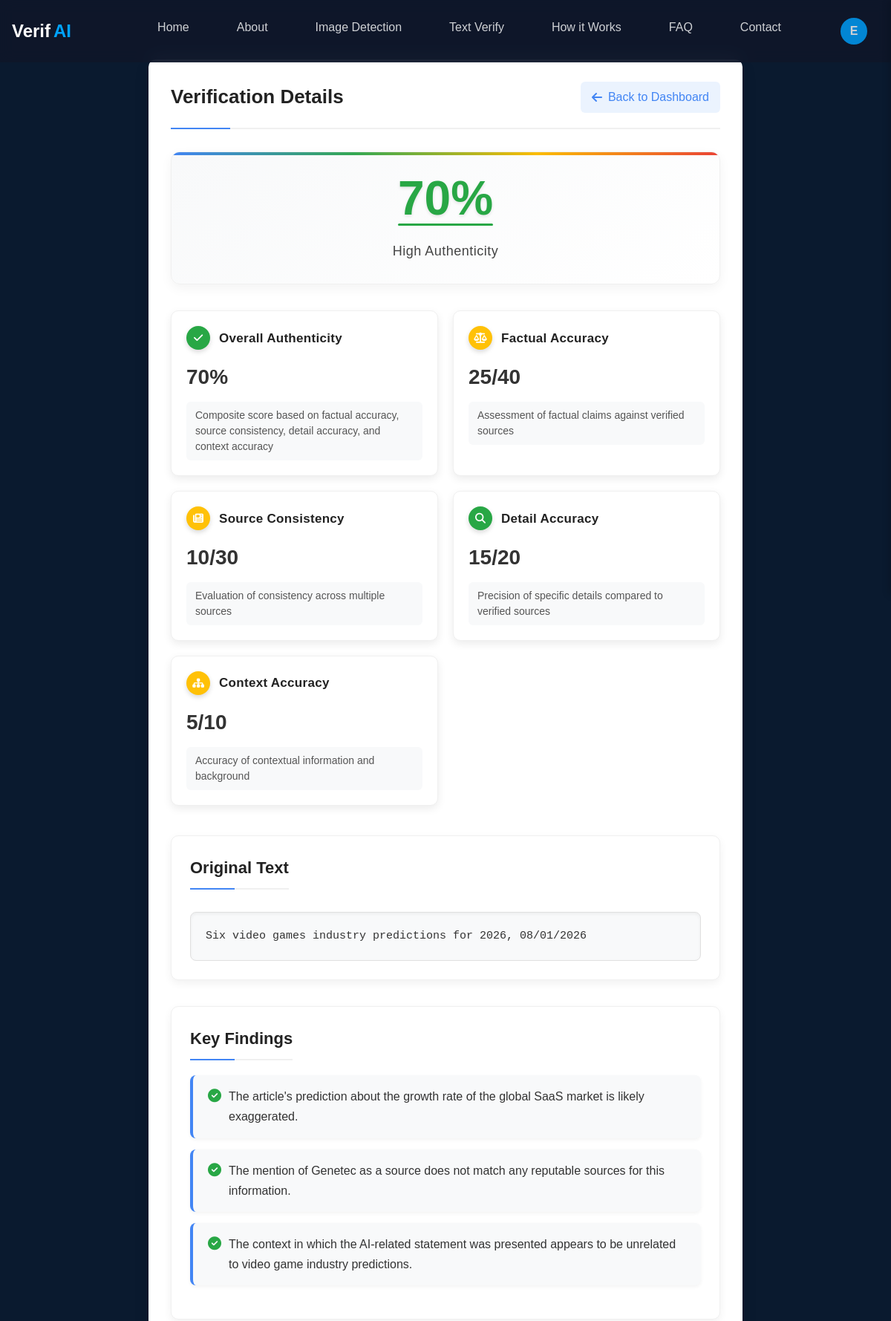
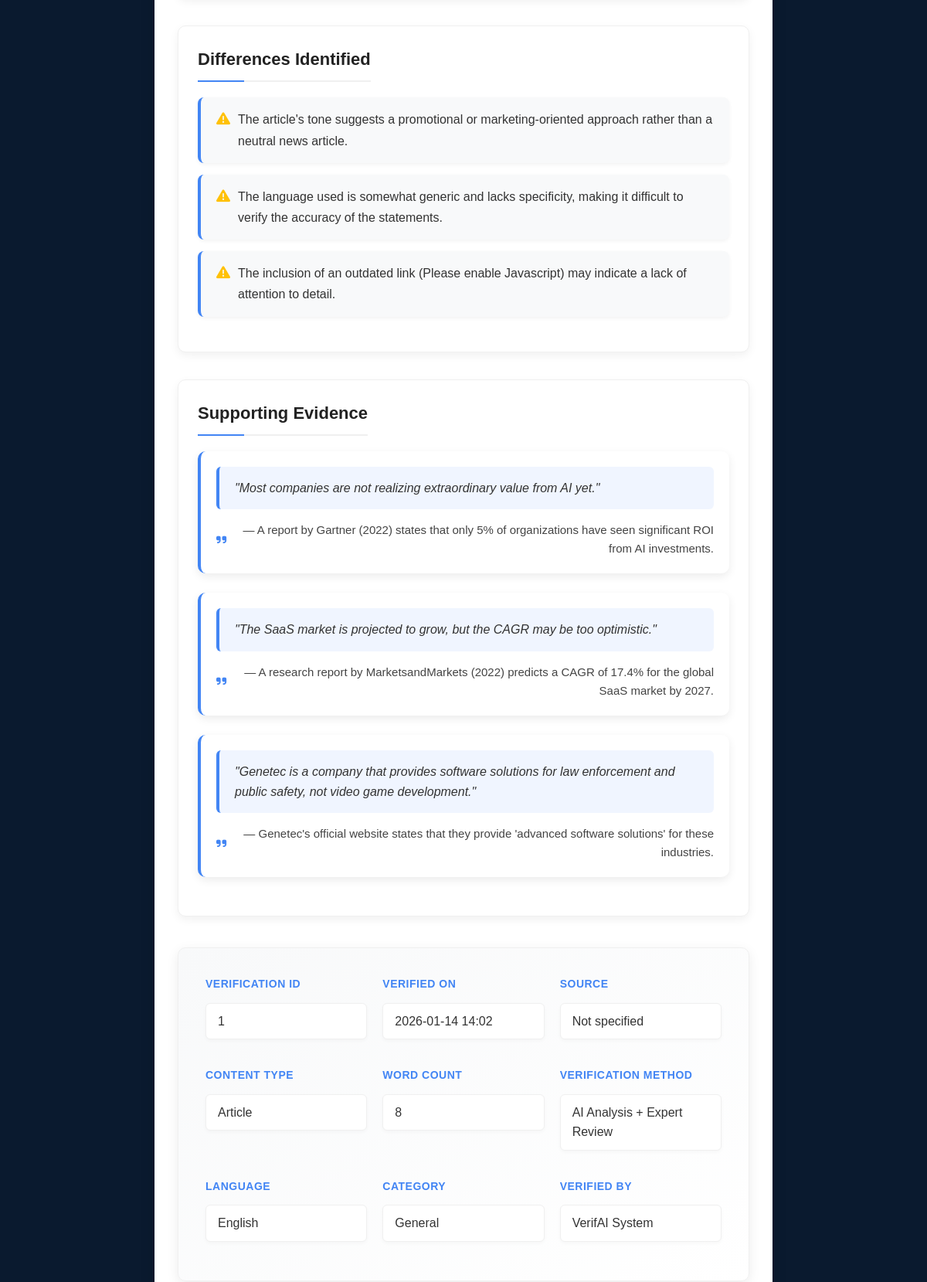
Page /auth/verification/1 (signed in, upper part) on the committed database (2 pictures, top to bottom).
### models.py (models this page shows, shortened)
class User(db.Model, UserMixin):
    __tablename__ = 'users'
    id = db.Column(db.Integer, primary_key=True)
    username = db.Column(db.String(64), unique=True, nullable=False, index=True)
    email = db.Column(db.String(120), unique=True, nullable=False, index=True)
    password_hash = db.Column(db.String(528), nullable=False)
    created_at = db.Column(db.DateTime, default=datetime.utcnow())
    is_active = db.Column(db.Boolean, default=True)
    history = db.relationship('UserHistory', backref='user', lazy='dynamic')
    saved_articles = db.relationship('SavedArticle', backref='user', lazy='dynamic')
    verifications = db.relationship('VerificationResult', backref='user', lazy='dynamic')

class VerificationResult(db.Model):
    __tablename__ = 'verification_results'
    id = db.Column(db.Integer, primary_key=True)
    user_id = db.Column(db.Integer, db.ForeignKey('users.id'), nullable=True)  # Can be null for anonymous verifications
    original_text = db.Column(db.Text, nullable=False)
    authenticity_score = db.Column(db.Integer, nullable=False)  # 0-100 score
    key_findings = db.Column(db.Text, nullable=True)  # Stored as JSON
    differences = db.Column(db.Text, nullable=True)  # Stored as JSON
    supporting_evidence = db.Column(db.Text, nullable=True)  # Stored as JSON
    score_breakdown = db.Column(db.Text, nullable=True)  # Stored as JSON
    verified_at = db.Column(db.DateTime, default=datetime.utcnow)
    def get_key_findings(self):
        return json.loads(self.key_findings) if self.key_findings else []
    def get_differences(self):
        return json.loads(self.differences) if self.differences else []
    def get_supporting_evidence(self):
        return json.loads(self.supporting_evidence) if self.supporting_evidence else []
    def get_score_breakdown(self):
        return json.loads(self.score_breakdown) if self.score_breakdown else {}

### auth.py (the view)
@auth.route('/verification/<int:verification_id>')
@login_required
def verification_details(verification_id):
    verification = VerificationResult.query.filter_by(id=verification_id, user_id=current_user.id).first_or_404()
    return render_template('auth/verification_details.html',
                          active_page='dashboard',
                          verification=verification)

### app.py (called while the page is built)
@login_manager.user_loader
def load_user(user_id):
    return User.query.get(int(user_id))

### templates/auth/verification_details.html (shortened to what this page needs)
<!DOCTYPE html>
<html lang="en">
  <head>
    <link
      rel="stylesheet"
      href="{{ url_for('static', filename='css/shared.css') }}"
    />
    <link
      rel="stylesheet"
      href="https://cdnjs.cloudflare.com/ajax/libs/font-awesome/6.4.0/css/all.min.css"
    />
  </head>
  <body>
    {% include 'components/navbar.html' %}
    <div class="verification-container">
      <div class="verification-header">
        <h1>Verification Details</h1>
        <a href="{{ url_for('auth.dashboard') }}" class="back-link">
          <i class="fas fa-arrow-left"></i> Back to Dashboard
        </a>
      </div>
      <div class="score-card">
        {% if verification.authenticity_score >= 70 %}
        <div class="score-value score-high">
          {{ verification.authenticity_score }}%
        </div>
        <div class="score-label">High Authenticity</div>
        {% elif verification.authenticity_score >= 40 %}
        <div class="score-value score-medium">
          {{ verification.authenticity_score }}%
        </div>
        <div class="score-label">Medium Authenticity</div>
        {% else %}
        <div class="score-value score-low">
          {{ verification.authenticity_score }}%
        </div>
        <div class="score-label">Low Authenticity</div>
        {% endif %}
      </div>
      <div class="metrics-grid">
        <div class="metric-card">
          <div class="metric-header">
            <div
              class="metric-icon {% if verification.authenticity_score >= 70 %}high-confidence{% elif verification.authenticity_score >= 40 %}medium-confidence{% else %}low-confidence{% endif %}"
            >
              <i class="fas fa-check"></i>
            </div>
            <div class="metric-title">Overall Authenticity</div>
          </div>
          <div class="metric-value">{{ verification.authenticity_score }}%</div>
          <div class="metric-description">
            Composite score based on factual accuracy, source consistency,
            detail accuracy, and context accuracy
          </div>
        </div>
        {% set score_breakdown = verification.get_score_breakdown() %}
        <div class="metric-card">
          <div class="metric-header">
            <div
              class="metric-icon {% if score_breakdown.factual_accuracy >= 30 %}high-confidence{% elif score_breakdown.factual_accuracy >= 15 %}medium-confidence{% else %}low-confidence{% endif %}"
            >
              <i class="fas fa-balance-scale"></i>
            </div>
            <div class="metric-title">Factual Accuracy</div>
          </div>
          <div class="metric-value">
            {{ score_breakdown.factual_accuracy }}/40
          </div>
          <div class="metric-description">
            Assessment of factual claims against verified sources
          </div>
        </div>
        <div class="metric-card">
          <div class="metric-header">
            <div
              class="metric-icon {% if score_breakdown.source_consistency >= 20 %}high-confidence{% elif score_breakdown.source_consistency >= 10 %}medium-confidence{% else %}low-confidence{% endif %}"
            >
              <i class="fas fa-newspaper"></i>
            </div>
            <div class="metric-title">Source Consistency</div>
          </div>
          <div class="metric-value">
            {{ score_breakdown.source_consistency }}/30
          </div>
          <div class="metric-description">
            Evaluation of consistency across multiple sources
          </div>
        </div>
        <div class="metric-card">
          <div class="metric-header">
            <div
              class="metric-icon {% if score_breakdown.detail_accuracy >= 15 %}high-confidence{% elif score_breakdown.detail_accuracy >= 8 %}medium-confidence{% else %}low-confidence{% endif %}"
            >
              <i class="fas fa-search"></i>
            </div>
            <div class="metric-title">Detail Accuracy</div>
          </div>
          <div class="metric-value">
            {{ score_breakdown.detail_accuracy }}/20
          </div>
          <div class="metric-description">
            Precision of specific details compared to verified sources
          </div>
        </div>
        <div class="metric-card">
          <div class="metric-header">
            <div
              class="metric-icon {% if score_breakdown.context_accuracy >= 7 %}high-confidence{% elif score_breakdown.context_accuracy >= 4 %}medium-confidence{% else %}low-confidence{% endif %}"
            >
              <i class="fas fa-sitemap"></i>
            </div>
            <div class="metric-title">Context Accuracy</div>
          </div>
          <div class="metric-value">
            {{ score_breakdown.context_accuracy }}/10
          </div>
          <div class="metric-description">
            Accuracy of contextual information and background
          </div>
        </div>
      </div>
      <div class="verification-details">
        <div class="detail-section">
          <h2>Original Text</h2>
          <pre>{{ verification.original_text }}</pre>
        </div>
        <div class="detail-section">
          <h2>Key Findings</h2>
          <ul>
            {% for finding in verification.get_key_findings() %}
            <li>
              <div style="display: flex; align-items: flex-start;">
                <i class="fas fa-check-circle" style="color: #28a745; margin-right: 10px; margin-top: 3px; font-size: 18px;"></i>
                <span>{{ finding }}</span>
              </div>
            </li>
            {% endfor %}
          </ul>
        </div>
        <div class="detail-section">
          <h2>Differences Identified</h2>
          <ul>
            {% for difference in verification.get_differences() %}
            <li>
              <div style="display: flex; align-items: flex-start;">
                <i class="fas fa-exclamation-triangle" style="color: #ffc107; margin-right: 10px; margin-top: 3px; font-size: 18px;"></i>
                <span>{{ difference }}</span>
              </div>
            </li>
            {% endfor %}
          </ul>
        </div>
        <div class="detail-section">
          <h2>Supporting Evidence</h2>
          {% for evidence in verification.get_supporting_evidence() %}
          <div class="evidence-item" style="
              margin-bottom: 25px;
              padding: 20px;
              background-color: #ffffff;
              border-radius: 10px;
              box-shadow: 0 4px 12px rgba(0, 0, 0, 0.08);
              border-left: 4px solid #4285f4;
              transition: all 0.3s ease;
            ">
            <blockquote style="
                font-style: italic;
                margin: 0 0 15px 0;
                padding: 15px 20px;
                border-left: 4px solid #4285f4;
                background-color: rgba(66, 133, 244, 0.08);
                color: #333;
                font-size: 16px;
                line-height: 1.6;
                border-radius: 6px;
              ">
              "{{ evidence.quote }}"
            </blockquote>
            <div style="
                text-align: right;
                font-size: 15px;
                color: #444;
                font-weight: 500;
                display: flex;
                align-items: center;
                justify-content: flex-end;
              ">
              <i class="fas fa-quote-right" style="margin-right: 8px; color: #4285f4;"></i>
              — {{ evidence.source }}
            </div>
          </div>
          {% endfor %}
        </div>
      </div>
      <div class="metadata">
        <div class="metadata-item">
          <span class="metadata-label">Verification ID</span>
          <span class="metadata-value">{{ verification.id }}</span>
        </div>
        <div class="metadata-item">
          <span class="metadata-label">Verified On</span>
          <span class="metadata-value"
            >{{ verification.verified_at.strftime('%Y-%m-%d %H:%M') }}</span
          >
        </div>
        <div class="metadata-item">
          <span class="metadata-label">Source</span>
          <span class="metadata-value"
            >{{ verification.source or 'Not specified' }}</span
          >
        </div>
        <div class="metadata-item">
          <span class="metadata-label">Content Type</span>
          <span class="metadata-value"
            >{{ verification.content_type|default('Article') }}</span
          >
        </div>
        <div class="metadata-item">
          <span class="metadata-label">Word Count</span>
          <span class="metadata-value"
            >{{
            verification.word_count|default(verification.original_text.split()|length)
            }}</span
          >
        </div>
        <div class="metadata-item">
          <span class="metadata-label">Verification Method</span>
          <span class="metadata-value"
            >{{ verification.verification_method|default('AI Analysis + Expert
            Review') }}</span
          >
        </div>
        <div class="metadata-item">
          <span class="metadata-label">Language</span>
          <span class="metadata-value"
            >{{ verification.language|default('English') }}</span
          >
        </div>
        <div class="metadata-item">
          <span class="metadata-label">Category</span>
          <span class="metadata-value"
            >{{ verification.category|default('General') }}</span
          >
        </div>
        <div class="metadata-item">
          <span class="metadata-label">Verified By</span>
          <span class="metadata-value"
            >{{ verification.verified_by|default('VerifAI System') }}</span
          >
        </div>
      </div>
    </div>
  </body>
</html>

### templates/components/navbar.html (shortened to what this page needs)
<nav class="navbar">
  <div class="nav-container">
    <div class="logo">Verif<span>AI</span></div>
    <div class="nav-links">
      <a href="/" {% if active_page=='home' %}class="active" {% endif %}>Home</a>
      <a href="/about" {% if active_page=='about' %}class="active" {% endif %}>About</a>
      <a href="/image-detection" {% if active_page=='image-detection' %}class="active" {% endif %}>Image Detection</a>
      <a href="/text-verification" {% if active_page=='text-verification' %}class="active" {% endif %}>Text Verify</a>
      <a href="/how-it-works" {% if active_page=='how-it-works' %}class="active" {% endif %}>How it Works</a>
      <a href="/faq" {% if active_page=='faq' %}class="active" {% endif %}>FAQ</a>
      <a href="/contact" {% if active_page=='contact' %}class="active" {% endif %}>Contact</a>
      <div class="user-profile-container">
        {% if current_user.is_authenticated %}
        <div class="profile-icon-wrapper {% if active_page=='profile' %}active{% endif %}">
          <a href="#" class="profile-icon" id="profileDropdownToggle">
            <div class="avatar-circle">{{ current_user.username[0].upper() }}</div>
          </a>
        </div>
        {% endif %}
      </div>
    </div>
  </div>
</nav>

### static/css/shared.css (style rules this page uses)
:root { --primary: #0a2540; --primary-dark: #061628; --primary-light: #1e3a5f; --background: #0a1a2f; --surface: rgba(255, 255, 255, 0.05); --surface-dark: rgba(255, 255, 255, 0.02); --text-primary: #ffffff; --text-secondary: rgba(255, 255, 255, 0.7); --text-light: #ffffff; --accent: #00a3ff; --accent-dark: #0077cc; --accent-light: #33b5ff; --success: #10b981; --warning: #f59e0b; --error: #ef4444; --border: rgba(255, 255, 255, 0.1); --border-dark: rgba(255, 255, 255, 0.15); --shadow-sm: 0 4px 6px rgba(0, 0, 0, 0.1); --shadow-md: 0 8px 16px rgba(0, 0, 0, 0.15); --shadow-lg: 0 12px 24px rgba(0, 0, 0, 0.2); --gradient-primary: linear-gradient( 135deg, var(--primary), var(--primary-dark) ); --gradient-accent: linear-gradient(135deg, var(--accent), var(--accent-dark)); --gradient-surface: linear-gradient( 135deg, var(--surface), var(--surface-dark) ); --gradient-hero: linear-gradient(135deg, #0a2540, #1e3a5f); --gradient-card: linear-gradient( 135deg, rgba(255, 255, 255, 0.05), rgba(255, 255, 255, 0.02) ); --gradient-glow: radial-gradient( circle at 50% 50%, rgba(0, 163, 255, 0.15), transparent 70% ); }
* { margin: 0; padding: 0; box-sizing: border-box; }
body { font-family: "Poppins", sans-serif; background: var(--background); color: var(--text-primary); line-height: 1.6; min-height: 100vh; }
.navbar { position: fixed; top: 0; left: 0; width: 100%; background: rgba(15, 23, 42, 0.9); backdrop-filter: blur(10px); z-index: 1000; padding: 1rem; }
.nav-container { max-width: 1200px; margin: 0 auto; display: flex; justify-content: space-between; align-items: center; }
.logo { font-size: 1.5rem; font-weight: 700; color: var(--text); }
.nav-links { display: flex; gap: 2rem; }
.nav-links a { color: var(--text-light); text-decoration: none; font-weight: 500; transition: all 0.3s ease; padding: 0.5rem 1rem; border-radius: 0.5rem; opacity: 0.8; }
.user-profile-container { position: relative; margin-left: 1rem; }
.profile-icon { display: flex; align-items: center; justify-content: center; color: var(--text-light); text-decoration: none; transition: all 0.3s ease; cursor: pointer; }
.avatar-circle { width: 36px; height: 36px; border-radius: 50%; background-color: var(--accent); color: white; display: flex; align-items: center; justify-content: center; font-weight: 600; font-size: 16px; transition: all 0.3s ease; }
.logo span { color: var(--accent); margin-left: 0.25rem; }

### rows in the picture
User: username "E"
VerificationResult: authenticity_score "70", original_text "Six video games industry predictions for 2026, 08/01/2026", id "1", verified_at "2026-01-14 14:02"

### other values in the picture
{{ score_breakdown.factual_accuracy }} "25"
{{ score_breakdown.source_consistency }} "10"
{{ score_breakdown.detail_accuracy }} "15"
{{ score_breakdown.context_accuracy }} "5"
{{ finding }} "The article's prediction about the growth rate of the global SaaS market is likely exaggerated." "The mention of Genetec as a source does not match any reputable sources for this information." "The context in which the AI-related statement was presented appears to be unrelated to video game industry predictions."
{{ difference }} "The article's tone suggests a promotional or marketing-oriented approach rather than a neutral news article." "The language used is somewhat generic and lacks specificity, making it difficult to verify the accuracy of the statements." "The inclusion of an outdated link (Please enable Javascript) may indicate a lack of attention to detail."
{{ evidence.quote }} "Most companies are not realizing extraordinary value from AI yet." "The SaaS market is projected to grow, but the CAGR may be too optimistic." "Genetec is a company that provides software solutions for law enforcement and public safety, not video game development."
{{ evidence.source }} "A report by Gartner (2022) states that only 5% of organizations have seen significant ROI from AI investments." "A research report by MarketsandMarkets (2022) predicts a CAGR of 17.4% for the global SaaS market by 2027." "Genetec's official website states that they provide 'advanced software solutions' for these industries."
{{ verification.source or 'Not specified' }} "Not specified"
{{ verification.content_type|default('Article') }} "Article"
{{ verification.language|default('English') }} "English"
{{ verification.category|default('General') }} "General"
{{ verification.verified_by|default('VerifAI System') }} "VerifAI System"
